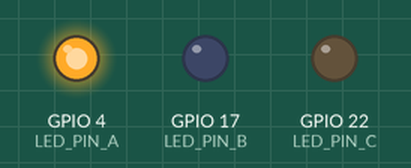
Recording of a program running on a simulated Raspberry Pi (BCM pin numbers). Shown: output pins drawn as LEDs (lit = HIGH). At 6.0 s the program stops and its outputs stay as they are.

Above: at 0.1 s.
At 2.1 s:
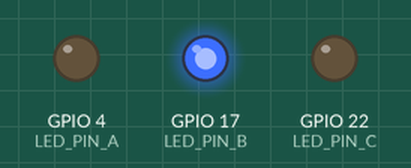
At 4.1 s:
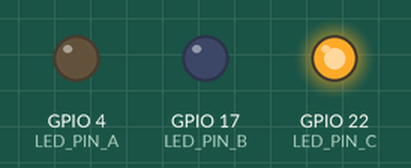
At 6.1 s:
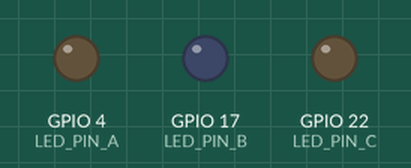
Timing chart, 0 to 7.5 s (numbered marks = the images above):
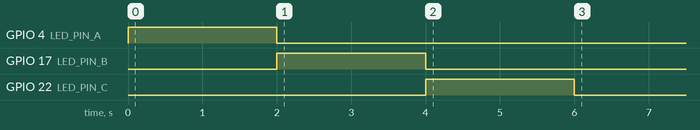

Measured:
- by itself, GPIO 4 (LED_PIN_A): LOW → HIGH at 0.00 s, → LOW 2.0 s later
- by itself, GPIO 17 (LED_PIN_B): LOW → HIGH at 2.0 s, → LOW 2.0 s later
- by itself, GPIO 22 (LED_PIN_C): LOW → HIGH at 4.0 s, → LOW 2.0 s later

The program:

led_blink.task.py
```python
import RPi.GPIO as GPIO
import time

LED_PIN_A = 4
LED_PIN_B = 17
LED_PIN_C = 22
GPIO.setmode(GPIO.BCM)
GPIO.setup(LED_PIN_A, GPIO.OUT)
GPIO.setup(LED_PIN_B, GPIO.OUT)
GPIO.setup(LED_PIN_C, GPIO.OUT)

GPIO.output(LED_PIN_A, GPIO.HIGH)
("led on")
time.sleep(2)
GPIO.output(LED_PIN_A, GPIO.LOW)
("led off")
# time.sleep(2)
GPIO.output(LED_PIN_B, GPIO.HIGH)
("led on")
time.sleep(2)
GPIO.output(LED_PIN_B, GPIO.LOW)
("led off")
# time.sleep(2)
GPIO.output(LED_PIN_C, GPIO.HIGH)
("led on")
time.sleep(2)
GPIO.output(LED_PIN_C, GPIO.LOW)
("led off")
# time.sleep(2)
```
